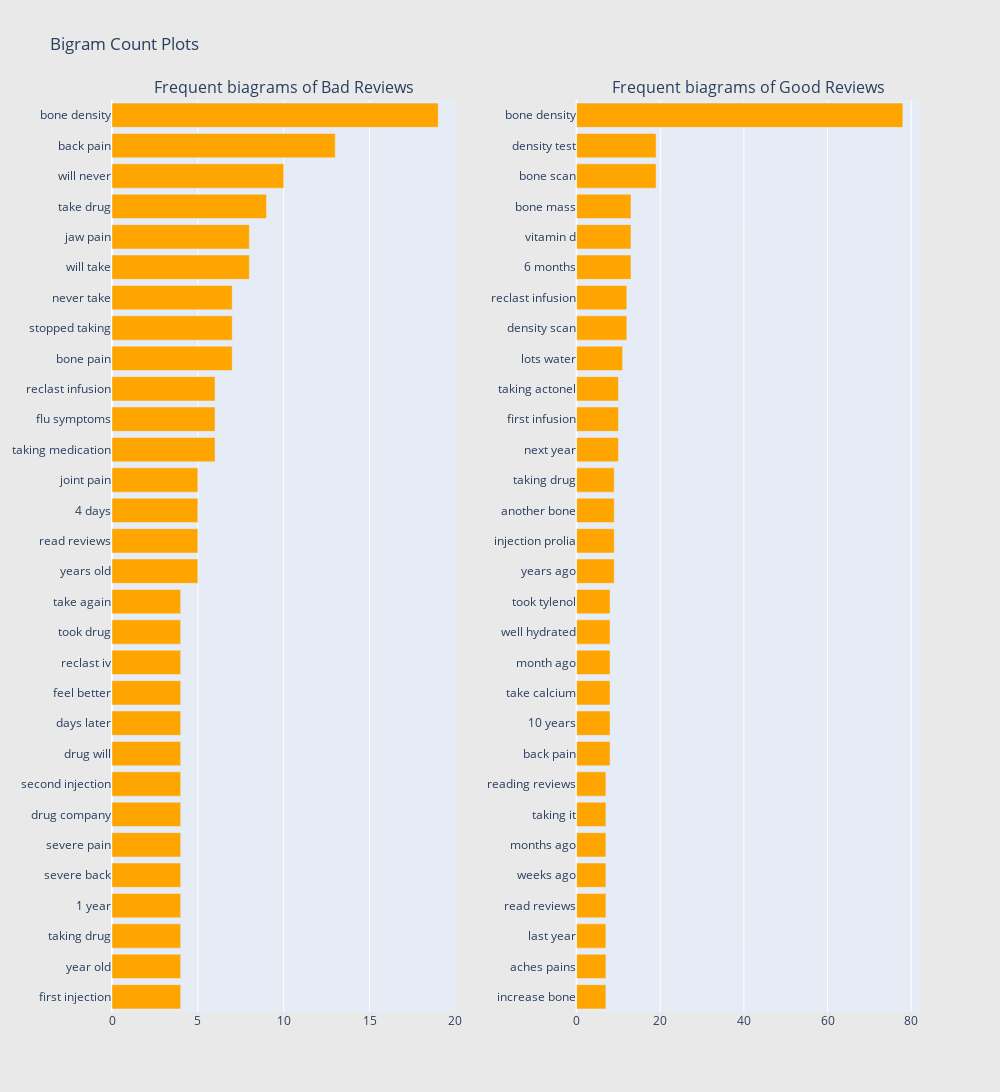

Notebook source saved alongside this figure:
### Code cell
freq_dict = defaultdict(int)
for sent in df2[df2["Review"] == 'bad']['Reviews']:
    for word in generate_ngrams(sent,2):
        freq_dict[word] += 1
fd_sorted = pd.DataFrame(sorted(freq_dict.items(), key=lambda x: x[1])[::-1])
fd_sorted.columns = ["word", "wordcount"]
trace1 = horizontal_bar_chart(fd_sorted.head(30), 'orange')

freq_dict = defaultdict(int)
for sent in df2[df2["Review"] == 'good']['Reviews']:
    for word in generate_ngrams(sent,2):
        freq_dict[word] += 1
fd_sorted = pd.DataFrame(sorted(freq_dict.items(), key=lambda x: x[1])[::-1])
fd_sorted.columns = ["word", "wordcount"]
trace2 = horizontal_bar_chart(fd_sorted.head(30), 'orange')

# Creating two subplots
fig = tools.make_subplots(rows=1, cols=2, vertical_spacing=0.04,horizontal_spacing=0.15,
                          subplot_titles=["Frequent biagrams of Bad Reviews", 
                                          "Frequent biagrams of Good Reviews"])
fig.append_trace(trace1, 1, 1)
fig.append_trace(trace2, 1, 2)
fig['layout'].update(height=1200, width=1000, paper_bgcolor='rgb(233,233,233)', title="Bigram Count Plots")
py.iplot(fig, filename='word-plots')

### Figure 1 — Plotly figure (JSON) as saved in the notebook; plotly's stock layout.template omitted (floating-point values rounded to 4 significant figures)
{"data": [{"marker": {"color": "orange"}, "orientation": "h", "showlegend": false, "type": "bar", "x": [4, 4, 4, 4, 4, 4, 4, 4, 4, 4, 4, 4, 4, 4, 5, 5, 5, 5, 6, 6, 6, 7, 7, 7, 8, 8, 9, 10, 13, 19], "xaxis": "x", "y": ["first injection", "year old", "taking drug", "1 year", "severe back", "severe pain", "drug company", "second injection", "drug will", "days later", "feel better", "reclast iv", "took drug", "take again", "years old", "read reviews", "4 days", "joint pain", "taking medication", "flu symptoms", "reclast infusion", "bone pain", "stopped taking", "never take", "will take", "jaw pain", "take drug", "will never", "back pain", "bone density"], "yaxis": "y"}, {"marker": {"color": "orange"}, "orientation": "h", "showlegend": false, "type": "bar", "x": [7, 7, 7, 7, 7, 7, 7, 7, 8, 8, 8, 8, 8, 8, 9, 9, 9, 9, 10, 10, 10, 11, 12, 12, 13, 13, 13, 19, 19, 78], "xaxis": "x2", "y": ["increase bone", "aches pains", "last year", "read reviews", "weeks ago", "months ago", "taking it", "reading reviews", "back pain", "10 years", "take calcium", "month ago", "well hydrated", "took tylenol", "years ago", "injection prolia", "another bone", "taking drug", "next year", "first infusion", "taking actonel", "lots water", "density scan", "reclast infusion", "6 months", "vitamin d", "bone mass", "bone scan", "density test", "bone density"], "yaxis": "y2"}], "layout": {"annotations": [{"font": {"size": 16}, "showarrow": false, "text": "Frequent biagrams of Bad Reviews", "x": 0.2125, "xanchor": "center", "xref": "paper", "y": 1, "yanchor": "bottom", "yref": "paper"}, {"font": {"size": 16}, "showarrow": false, "text": "Frequent biagrams of Good Reviews", "x": 0.7875, "xanchor": "center", "xref": "paper", "y": 1, "yanchor": "bottom", "yref": "paper"}], "height": 1200, "paper_bgcolor": "rgb(233,233,233)", "title": {"text": "Bigram Count Plots"}, "width": 1000, "xaxis": {"anchor": "y", "domain": [0, 0.425]}, "xaxis2": {"anchor": "y2", "domain": [0.575, 1]}, "yaxis": {"anchor": "x", "domain": [0, 1]}, "yaxis2": {"anchor": "x2", "domain": [0, 1]}}}
